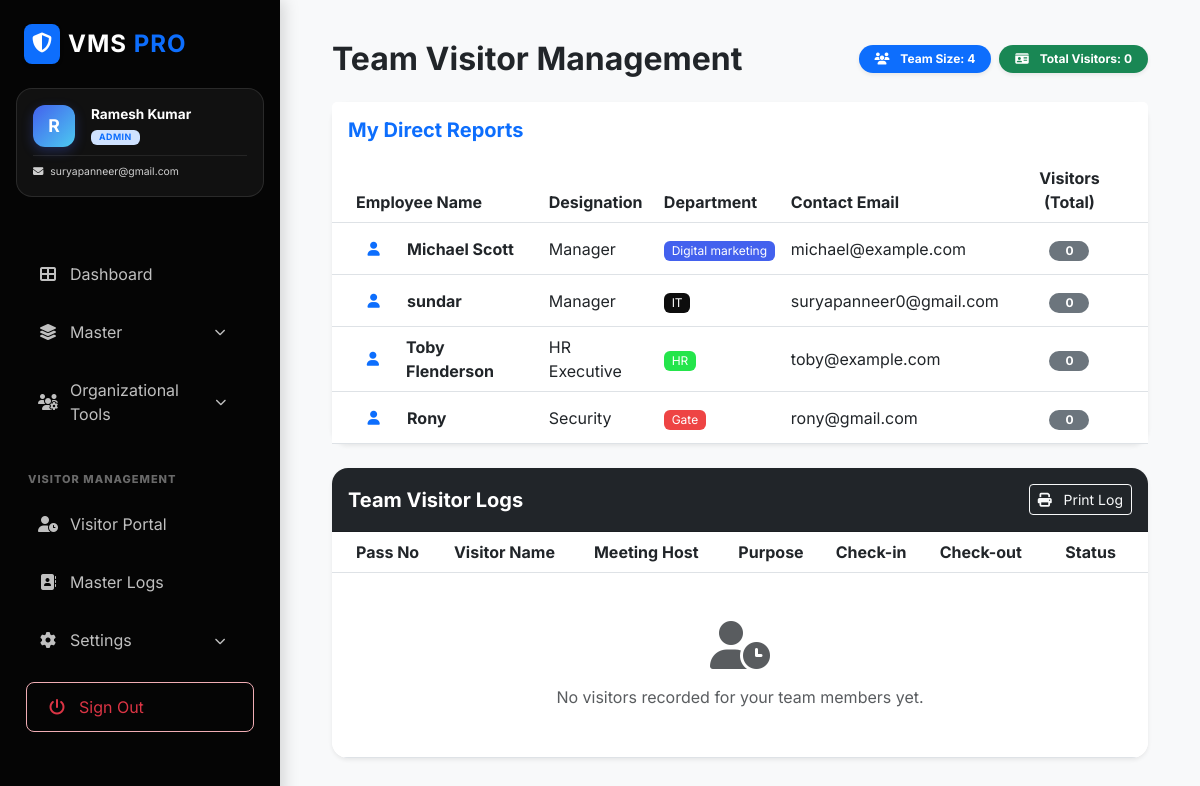
The page /team_visitors.php (signed in) on the database its author committed.
### tables this page shows
CREATE TABLE `users` (
  `id` int(11) NOT NULL,
  `full_name` varchar(100) NOT NULL,
  `email` varchar(150) NOT NULL,
  `password` varchar(255) NOT NULL,
  `contact_no` varchar(20) DEFAULT NULL,
  `designation` varchar(100) DEFAULT NULL,
  `department` varchar(100) DEFAULT NULL,
  `location` varchar(100) DEFAULT NULL,
  `role` varchar(50) DEFAULT 'employee',
  `reporting_manager` varchar(100) DEFAULT NULL,
  `status` enum('Active','Inactive') DEFAULT 'Active',
  `created_at` timestamp NULL DEFAULT current_timestamp()
);

### team_visitors.php (the view, shortened to what this page needs)
<?php
include("includes/config.php");
$user_id = $_SESSION['user_id'];
$stmt = $con->prepare("SELECT u.id, u.full_name, u.designation, u.department, u.email, d.dept_color
                       FROM users u
                       LEFT JOIN departments d ON u.department = d.dept_name
                       WHERE u.reporting_manager = ?");
$stmt->execute([$user_id]);
$team_members = $stmt->fetchAll();
$team_ids = array_column($team_members, 'id');
$visitors = [];
if (!empty($team_ids)) {
    $placeholders = str_repeat('?,', count($team_ids) - 1) . '?';
    $v_query = "SELECT v.*, u.full_name as host_name, u.department as host_dept, d.dept_color
                FROM visitor_master v
                JOIN users u ON v.employee_id = u.id
                LEFT JOIN departments d ON u.department = d.dept_name
                WHERE v.employee_id IN ($placeholders)
                ORDER BY v.created_at DESC";
    $v_stmt = $con->prepare($v_query);
    $v_stmt->execute($team_ids);
    $visitors = $v_stmt->fetchAll();
}
include("includes/header.php");
include("includes/sidebar.php");
?>
<div class="content">
    <div class="container-fluid content-animate">
        <div class="row mb-4">
            <div class="col-12 d-flex justify-content-between align-items-center">
                <h2 class="fw-bold text-dark mb-0">Team Visitor Management</h2>
                <div class="d-flex gap-2">
                    <span class="badge bg-primary px-3 py-2 rounded-pill shadow-sm">
                        <i class="fas fa-users me-2"></i> Team Size: <?= count($team_members) ?>
                    </span>
                    <span class="badge bg-success px-3 py-2 rounded-pill shadow-sm">
                        <i class="fas fa-id-card me-2"></i> Total Visitors: <?= count($visitors) ?>
                    </span>
                </div>
            </div>
        </div>
        <div class="card border-0 shadow-sm rounded-4 mb-4">
            <div class="card-header bg-white py-3 border-0">
                <h5 class="fw-bold mb-0 text-primary">My Direct Reports</h5>
            </div>
            <div class="card-body p-0">
                <div class="table-responsive">
                    <table class="table table-hover align-middle mb-0">
                        <thead class="bg-light">
                            <tr>
                                <th class="ps-4">Employee Name</th>
                                <th>Designation</th>
                                <th>Department</th>
                                <th>Contact Email</th>
                                <th class="text-center pe-4">Visitors (Total)</th>
                            </tr>
                        </thead>
                        <tbody>
                            <?php foreach ($team_members as $m):
                                $count = array_reduce($visitors, function($carry, $v) use ($m) {
                                    return $carry + ($v['employee_id'] == $m['id'] ? 1 : 0);
                                }, 0);
                            ?>
                            <tr>
                                <td class="ps-4">
                                    <div class="d-flex align-items-center">
                                        <div class="bg-soft-primary text-primary rounded-circle d-flex align-items-center justify-content-center me-3" style="width: 35px; height: 35px;">
                                            <i class="fas fa-user small"></i>
                                        </div>
                                        <span class="fw-bold"><?= htmlspecialchars($m['full_name']) ?></span>
                                    </div>
                                </td>
                                <td><?= htmlspecialchars($m['designation']) ?></td>
                                <td><span class="badge fw-normal" style="background: <?= !empty($m['dept_color']) ? $m['dept_color'] : '#f8f9fa' ?>; color: <?= !empty($m['dept_color']) ? '#fff' : '#212529' ?>;"><?= htmlspecialchars($m['department']) ?></span></td>
                                <td><?= htmlspecialchars($m['email']) ?></td>
                                <td class="text-center pe-4">
                                    <span class="badge <?= $count > 0 ? 'bg-primary' : 'bg-secondary' ?> rounded-pill px-3"><?= $count ?></span>
                                </td>
                            </tr>
                            <?php endforeach; ?>
                        </tbody>
                    </table>
                </div>
            </div>
        </div>
        <div class="card border-0 shadow-sm rounded-4 overflow-hidden">
            <div class="card-header bg-dark py-3 d-flex justify-content-between align-items-center">
                <h5 class="fw-bold mb-0 text-white">Team Visitor Logs</h5>
                <button class="btn btn-sm btn-outline-light" onclick="window.print()"><i class="fas fa-print me-2"></i> Print Log</button>
            </div>
            <div class="card-body p-0">
                <div class="table-responsive">
                    <table class="table table-hover align-middle mb-0">
                        <thead class="bg-light">
                            <tr>
                                <th class="ps-4">Pass No</th>
                                <th>Visitor Name</th>
                                <th>Meeting Host</th>
                                <th>Purpose</th>
                                <th>Check-in</th>
                                <th>Check-out</th>
                                <th class="text-center pe-4">Status</th>
                            </tr>
                        </thead>
                        <tbody>
                            <?php if (empty($visitors)): ?>
                            <tr>
                                <td colspan="7" class="text-center py-5 text-muted">
                                    <i class="fas fa-user-clock fa-3x mb-3"></i><br>
                                    No visitors recorded for your team members yet.
                                </td>
                            </tr>
                            <?php endif; ?>
                        </tbody>
                    </table>
                </div>
            </div>
        </div>
    </div>
</div>
<?php include("includes/footer.php"); ?>

### assets/css/style.css (style rules this page uses)
:root { --primary-color: #4361ee; --secondary-color: #3f37c9; --bg-color: #f8f9fa; --sidebar-bg: #000000; --card-shadow: 0 10px 30px rgba(0, 0, 0, 0.08); }
body { margin: 0; font-family: 'Inter', system-ui, -apple-system, sans-serif; background-color: var(--bg-color); color: #2d3436; }
.content { margin-left: 280px; padding: 40px; min-height: 100vh; transition: margin-left 0.3s ease; }
.overflow-hidden { overflow: hidden; }
.content-animate { animation: fadeInUp 0.6s ease-out both; }
.content-animate:nth-child(1) { animation-delay: 0.1s; }

### rows shown on the page
users: full_name "Michael Scott", designation "Manager", department "Digital marketing", email "michael@example.com", count "0"
users: full_name "sundar", designation "Manager", department "IT", email "suryapanneer0@gmail.com", count "0"
users: full_name "Toby Flenderson", designation "HR Executive", department "HR", email "toby@example.com", count "0"
users: full_name "Rony", designation "Security", department "Gate", email "rony@gmail.com", count "0"

### other values the page prints
substr($user_name, 0, 1) "R"
$user_name "Ramesh Kumar"
$user_role "ADMIN"
$user_email "suryapanneer@gmail.com"
count($team_members) "4"
count($visitors) "0"
